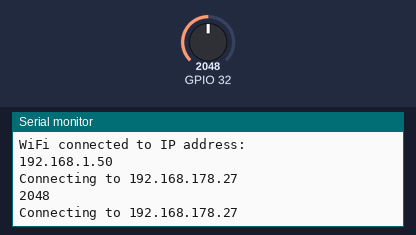
Recording of a sketch running on a simulated ESP32. Shown: the last lines printed to the serial monitor. The inputs (shaded band) are chosen by the test bench; at power-on: GPIO 32 = 2048. WiFi joins after 1.5 s; servers stay silent unless stated.

Above: at 2.7 s.
2.8 s: GPIO 32 set to 2866
At 2.8 s:
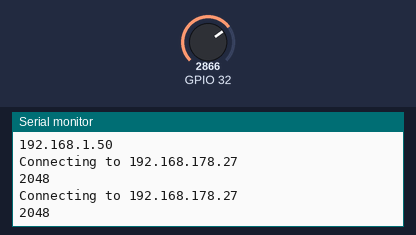
4.3 s: GPIO 32 set to 3603
At 5.2 s:
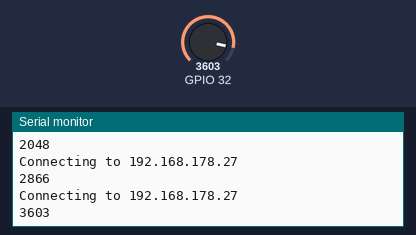
Timing chart, 0 to 7.3 s (numbered marks = the images above; inputs shaded):
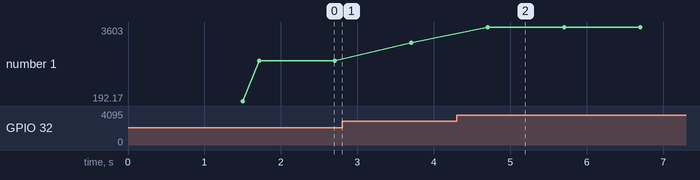

The sketch:

ESP32_TCPSend001.ino
```cpp
#include <WiFi.h>
const char* ssid     = "<SSID>";
const char* password = "<Passwort>";

const char* server = "192.168.178.27"; // IP-Adresse des Node-RED-Servers
const int port = 8088; // Port
unsigned long previousMillis = 0; // Letzter Update-Zeitstempel
const long interval = 1000;       // Sende-Intervall in ms

void setup() {
  Serial.begin(9600);
  Serial.print("Connecting to ");
  Serial.println(ssid);
  WiFi.begin(ssid, password);
  while (WiFi.status() != WL_CONNECTED) {
    delay(500);
    Serial.print(".");
  }
  Serial.println("");
  Serial.println("WiFi connected to IP address: ");
  Serial.println(WiFi.localIP());
}

void loop() {
  unsigned long currentMillis = millis();
  if (currentMillis - previousMillis >= interval) {
    previousMillis = currentMillis;
    Serial.print("Connecting to ");
    Serial.println(server);
    WiFiClient client; // Für TCP-Connection

    if (!client.connect(server, port)) {
        Serial.println("Connection failed");
        return;
    }
    int analogValue = analogRead(32);
    Serial.println(analogValue);
    client.print(analogValue); // Sende Daten zum Server
    client.stop();
  }
}
```

Measured:
- after the input at 4.3 s, the serial monitor: prints a new line after 0.40 s (image 2)
- plotted number 1: 2048 → 2866 after the input at 2.8 s, 2866 → 3603 after the input at 4.3 s
